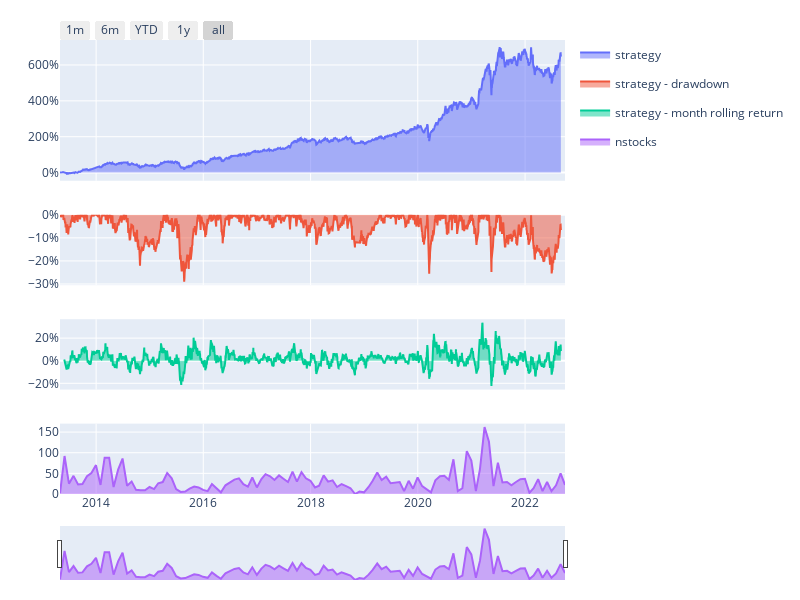

Here is the notebook cell this chart was saved with:
### Code cell
#股價創新高動能
from finlab.backtest import sim
close = data.get("price:收盤價")
roe = data.get("fundamental_features:ROE稅後")

position = (close == close.rolling(250).max())&roe>0

report = sim(position, resample="M", name="創年新高策略")
report.display()

### Figure 1 — Plotly figure (JSON) as saved in the notebook; plotly's stock layout.template omitted (floating-point values rounded to 4 significant figures; data arrays with more than 128 entries replaced by an {"elided": "..."} marker saying what was removed)
{"data": [{"fill": "tozeroy", "legendgroup": "performnace", "name": "strategy", "type": "scatter", "x": {"elided": "2294 str values"}, "xaxis": "x", "y": {"elided": "2294 float values"}, "yaxis": "y"}, {"fill": "tozeroy", "legendgroup": "drawdown", "name": "strategy - drawdown", "type": "scatter", "x": {"elided": "2294 str values"}, "xaxis": "x2", "y": {"elided": "2294 float values"}, "yaxis": "y2"}, {"fill": "tozeroy", "legendgroup": "rolling performance", "name": "strategy - month rolling return", "type": "scatter", "x": {"elided": "2294 str values"}, "xaxis": "x3", "y": {"elided": "2294 float values"}, "yaxis": "y3"}, {"fill": "tozeroy", "name": "nstocks", "type": "scatter", "x": ["2013-04-30T00:00:00", "2013-05-31T00:00:00", "2013-06-30T00:00:00", "2013-07-31T00:00:00", "2013-08-31T00:00:00", "2013-09-30T00:00:00", "2013-10-31T00:00:00", "2013-11-30T00:00:00", "2013-12-31T00:00:00", "2014-01-31T00:00:00", "2014-02-28T00:00:00", "2014-03-31T00:00:00", "2014-04-30T00:00:00", "2014-05-31T00:00:00", "2014-06-30T00:00:00", "2014-07-31T00:00:00", "2014-08-31T00:00:00", "2014-09-30T00:00:00", "2014-10-31T00:00:00", "2014-11-30T00:00:00", "2014-12-31T00:00:00", "2015-01-31T00:00:00", "2015-02-28T00:00:00", "2015-03-31T00:00:00", "2015-04-30T00:00:00", "2015-05-31T00:00:00", "2015-06-30T00:00:00", "2015-07-31T00:00:00", "2015-08-31T00:00:00", "2015-09-30T00:00:00", "2015-10-31T00:00:00", "2015-11-30T00:00:00", "2015-12-31T00:00:00", "2016-01-31T00:00:00", "2016-02-29T00:00:00", "2016-03-31T00:00:00", "2016-04-30T00:00:00", "2016-05-31T00:00:00", "2016-06-30T00:00:00", "2016-07-31T00:00:00", "2016-08-31T00:00:00", "2016-09-30T00:00:00", "2016-10-31T00:00:00", "2016-11-30T00:00:00", "2016-12-31T00:00:00", "2017-01-31T00:00:00", "2017-02-28T00:00:00", "2017-03-31T00:00:00", "2017-04-30T00:00:00", "2017-05-31T00:00:00", "2017-06-30T00:00:00", "2017-07-31T00:00:00", "2017-08-31T00:00:00", "2017-09-30T00:00:00", "2017-10-31T00:00:00", "2017-11-30T00:00:00", "2017-12-31T00:00:00", "2018-01-31T00:00:00", "2018-02-28T00:00:00", "2018-03-31T00:00:00", "2018-04-30T00:00:00", "2018-05-31T00:00:00", "2018-06-30T00:00:00", "2018-07-31T00:00:00", "2018-08-31T00:00:00", "2018-09-30T00:00:00", "2018-10-31T00:00:00", "2018-11-30T00:00:00", "2018-12-31T00:00:00", "2019-01-31T00:00:00", "2019-02-28T00:00:00", "2019-03-31T00:00:00", "2019-04-30T00:00:00", "2019-05-31T00:00:00", "2019-06-30T00:00:00", "2019-07-31T00:00:00", "2019-08-31T00:00:00", "2019-09-30T00:00:00", "2019-10-31T00:00:00", "2019-11-30T00:00:00", "2019-12-31T00:00:00", "2020-01-31T00:00:00", "2020-02-29T00:00:00", "2020-03-31T00:00:00", "2020-04-30T00:00:00", "2020-05-31T00:00:00", "2020-06-30T00:00:00", "2020-07-31T00:00:00", "2020-08-31T00:00:00", "2020-09-30T00:00:00", "2020-10-31T00:00:00", "2020-11-30T00:00:00", "2020-12-31T00:00:00", "2021-01-31T00:00:00", "2021-02-28T00:00:00", "2021-03-31T00:00:00", "2021-04-30T00:00:00", "2021-05-31T00:00:00", "2021-06-30T00:00:00", "2021-07-31T00:00:00", "2021-08-31T00:00:00", "2021-09-30T00:00:00", "2021-10-31T00:00:00", "2021-11-30T00:00:00", "2021-12-31T00:00:00", "2022-01-31T00:00:00", "2022-02-28T00:00:00", "2022-03-31T00:00:00", "2022-04-30T00:00:00", "2022-05-31T00:00:00", "2022-06-30T00:00:00", "2022-07-31T00:00:00", "2022-08-31T00:00:00", "2022-09-30T00:00:00"], "xaxis": "x4", "y": [2, 92, 25, 44, 23, 24, 43, 51, 70, 22, 88, 88, 17, 59, 86, 20, 30, 10, 9, 9, 17, 12, 26, 29, 51, 38, 12, 5, 6, 13, 18, 16, 10, 7, 24, 13, 4, 21, 27, 35, 38, 24, 18, 40, 16, 36, 48, 43, 34, 45, 37, 29, 54, 30, 53, 38, 32, 16, 20, 45, 30, 33, 17, 24, 19, 14, 0, 6, 4, 17, 32, 52, 34, 42, 26, 27, 29, 7, 32, 13, 40, 19, 11, 4, 33, 43, 44, 34, 84, 7, 14, 104, 81, 7, 61, 162, 127, 19, 76, 28, 29, 21, 29, 36, 37, 3, 14, 36, 7, 29, 7, 21, 50, 22], "yaxis": "y4"}], "layout": {"height": 600, "legend": {"bgcolor": "rgba(0,0,0,0)"}, "margin": {"b": 20, "l": 60, "r": 20, "t": 40}, "width": 800, "xaxis": {"anchor": "y", "domain": [0, 1], "matches": "x4", "showticklabels": false}, "xaxis2": {"anchor": "y2", "domain": [0, 1], "matches": "x4", "showticklabels": false}, "xaxis3": {"anchor": "y3", "domain": [0, 1], "matches": "x4", "showticklabels": false}, "xaxis4": {"anchor": "y4", "domain": [0, 1], "rangeselector": {"buttons": [{"count": 1, "label": "1m", "step": "month", "stepmode": "backward"}, {"count": 6, "label": "6m", "step": "month", "stepmode": "backward"}, {"count": 1, "label": "YTD", "step": "year", "stepmode": "todate"}, {"count": 1, "label": "1y", "step": "year", "stepmode": "backward"}, {"step": "all"}], "x": 0, "y": 1}, "rangeslider": {"thickness": 0.1, "visible": true}, "type": "date"}, "yaxis": {"anchor": "x", "domain": [0.69, 1], "tickformat": ",.0%"}, "yaxis2": {"anchor": "x2", "domain": [0.46, 0.615], "tickformat": ",.0%"}, "yaxis3": {"anchor": "x3", "domain": [0.23, 0.385], "tickformat": ",.0%"}, "yaxis4": {"anchor": "x4", "domain": [0, 0.155]}}}
